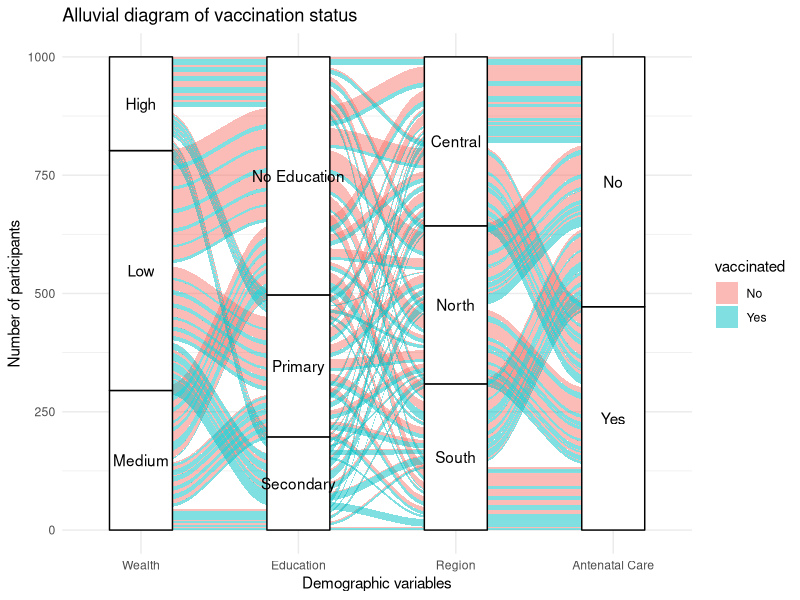

The R script that drew this image:
## ---- chunk 1
knitr::opts_chunk$set(echo = FALSE)
## ---- chunk 2

library(ggplot2)
library(ggalluvial)
library(dplyr)

## ---- chunk 3
set.seed(123)  # For reproducibility

# Simulate a dataset
n <- 1000  # Number of participants

# Wealth categories (lower wealth indices are less likely to be vaccinated)
wealth <- factor(sample(c("Low", "Medium", "High"), n, replace = TRUE, prob = c(0.5, 0.3, 0.2)))

# Mother's education levels (less educated mothers are less likely to vaccinate)
education <- factor(sample(c("No Education", "Primary", "Secondary"), n, replace = TRUE, 
                           prob = c(0.5, 0.3, 0.2)))

# Region is randomly assigned for now
region <- factor(sample(c("North", "South", "Central"), n, replace = TRUE))

# Antenatal care visits (a binary factor)
antenatal_care <- factor(sample(c("Yes", "No"), n, replace = TRUE))

# Define a probability of vaccination based on wealth and education
vaccination_prob <- ifelse(wealth == "Low" & education == "No Education", 0.2,  # Low wealth and no education
                   ifelse(wealth == "Low" & education == "Primary", 0.3,       # Low wealth and primary education
                   ifelse(wealth == "Medium" & education == "No Education", 0.4, # Medium wealth and no education
                   ifelse(wealth == "Medium" & education == "Primary", 0.6,    # Medium wealth and primary education
                   ifelse(wealth == "High" & education == "No Education", 0.6, # High wealth and no education
                   0.8)))))  # Higher probability for other combinations

# Simulate vaccination status based on probability
vaccinated <- factor(rbinom(n, 1, vaccination_prob), labels = c("No", "Yes"))

# Combine into a data frame
df <- data.frame(wealth, education, region, antenatal_care, vaccinated)

# View the first few rows of the dataset
head(df)


## ---- chunk 4
# Group by the demographic variables and count occurrences
df_alluvial <- df %>%
  count(wealth, education, region, antenatal_care, vaccinated)

# View the data to make sure it's correct
head(df_alluvial)

## ---- chunk 5

# Create the alluvial plot
df_alluvial %>% 
  ggplot(aes(axis1 = wealth, axis2 = education, axis3 = region, axis4 = antenatal_care, y = n)) +
  geom_alluvium(aes(fill = vaccinated), width = 0.2) +  # Moved 'fill' inside aes()
  geom_stratum(width = 0.4, fill = "white", color = "black") +
  geom_text(stat = "stratum", aes(label = after_stat(stratum))) +
  scale_x_discrete(limits = c("Wealth", "Education", "Region", "Antenatal Care"), expand = c(0.15, 0.05)) +
  labs(title = "Alluvial diagram of vaccination status",
       y = "Number of participants",
       x = "Demographic variables") +
  theme_minimal()



